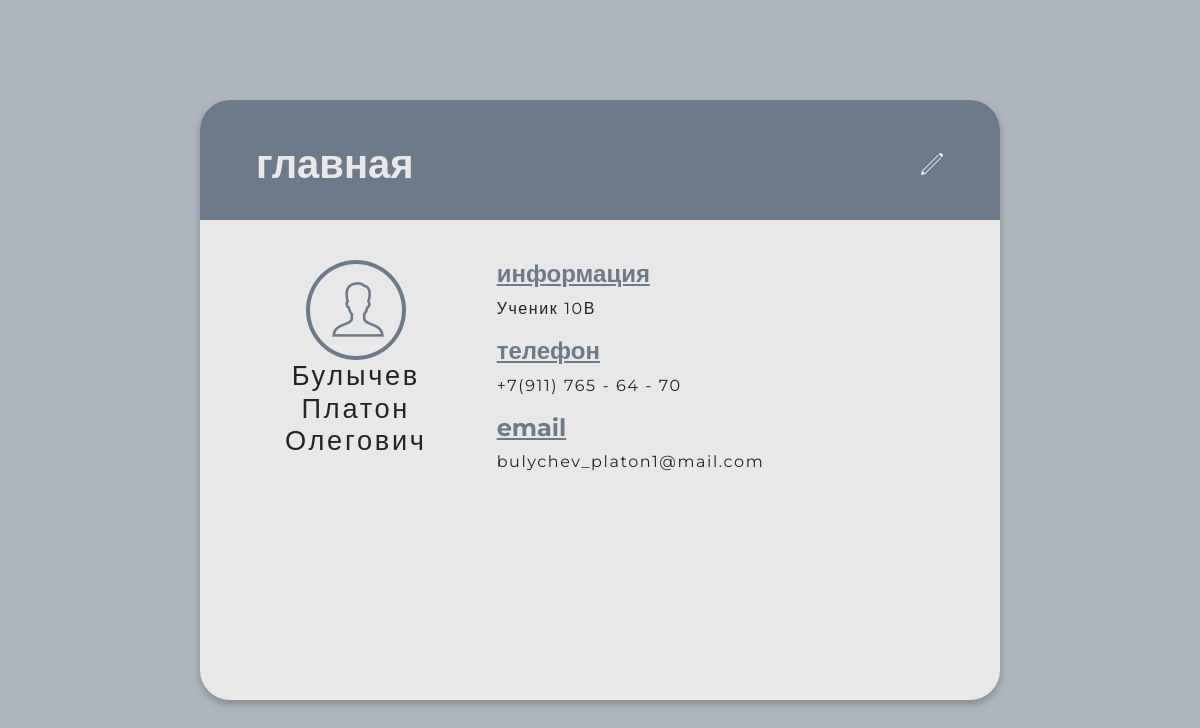
The page /card/1/redirected_view (signed in) on the database its author committed.
### data/cards.py (models this page shows)
class Card(SqlAlchemyBase):
    __tablename__ = "cards"
    id = sa.Column(sa.Integer, primary_key=True, autoincrement=True)
    owner_id = sa.Column(sa.Integer, sa.ForeignKey("users.id"))
    name = sa.Column(sa.String, nullable=True)
    title = sa.Column(sa.String, nullable=True)
    link = sa.Column(sa.String, nullable=True)
    main = sa.Column(sa.String, nullable=True)
    description = sa.Column(sa.String, nullable=True)
    phone = sa.Column(sa.String, nullable=True)
    mail = sa.Column(sa.String, nullable=True)
    site_vk = sa.Column(sa.String, nullable=True)
    site_instagram = sa.Column(sa.String, nullable=True)
    site_telegram = sa.Column(sa.String, nullable=True)
    site_discord = sa.Column(sa.String, nullable=True)
    created_data = sa.Column(sa.DateTime, default=dt.datetime.now)
    user = orm.relation("User")

### main.py (the view)
@app.route("/card/<int:card_id>/redirected_view")
def show_redirected_card(card_id):
    db_sess = db_session.create_session()
    card = db_sess.query(Card).get(card_id)
    return render_template("blocks/card_view_redirected.html", title=card.title, card=card)

### data/db_session.py (called while the page is built)
def create_session() -> Session:
    global __factory
    return __factory()

### main.py (called while the page is built)
@login_manager.user_loader
def load_user(user_id):
    db_sess = db_session.create_session()
    return db_sess.query(User).get(user_id)

### templates/blocks/card_view_redirected.html (shortened to what this page needs)
<!doctype html>
<html lang="en">
<head>
    <link rel="stylesheet"
          href="https://stackpath.bootstrapcdn.com/bootstrap/4.4.1/css/bootstrap.min.css"
>
    <link rel="stylesheet" href="{{ url_for('static', filename='css/style.css') }}">
</head>
<body>
    {% include "blocks/card_view.html" %}
</body>
</html>

### templates/blocks/card_view.html
<div id="card-popup" class="hidden card-popup">
    <div id="card-header" class="row">
        <ul class="card-wrapper">
            <li><h1>{{ card.name }}</li>
        {% if current_user.is_authenticated and card.owner_id == current_user.id %}
            <li>
                <img class="edit-card" src="{{ url_for('static', filename='img/edit-btn.png') }}">
            </li>
        {% endif %}
    </div>
    <div id="card-content" class="row">
        <div id="card-content-left" class="col">
            <img id="cardholder-img" src="{{ url_for('static', filename='img/default.png') }}" alt="">
            <br>
            <span>
                <h3 id="cardholder-name">{{ card.main }}</h3>
            </span>
        </div>
        <div id="card-content-right" class="col">
            <span>
                <h4>информация</h4>
                <p>{{ card.description }}</p>
            </span>
            <span>
                <h4>телефон</h4>
                <p>{{ card.phone }}</p>
            </span>
            <span>
                <h4>email</h4>
                <p>{{ card.mail }}</p>
            </span>
        </div>
    </div>
</div>

### static/css/style.css (style rules this page uses)
:root { --light-clr: #E8E8E8; --contrast-dark-clr: #6C7A89; --item-lighter-fill: #C4C4C4; --item-darker-fill: #95A5A6; }
* { font-family: 'Montserrat', sans-serif; box-sizing: border-box; }
body { background-color: var(--light-clr); padding: 0 20%; }
h1 { font-weight: 700; font-size: 2.5em; margin: 0; }
.card-wrapper h1 { color: var(--light-clr); text-transform: lowercase; }
.card-wrapper { display: flex; justify-content: space-between; align-items: center; width: 100%; margin: 0; padding: 5% 7%; list-style: none; }
.card-wrapper li { display: inline-flex; height: auto; }
.edit-card { fill: var(--light-clr); max-height: 3vh; cursor: pointer; }
.card-popup { width: 800px; height: 600px; position: fixed; left: 50%; top: 50%; transform: translate(-50%, -50%); background-color: var(--light-clr); border-radius: 30px; z-index: 4; display: flex; flex-direction: column; filter: drop-shadow(0px 4px 4px rgba(0, 0, 0, 0.25)); }
#card-header { width: 100%; height: 20%; border-radius: 30px 30px 0 0; margin: 0; background-color: var(--contrast-dark-clr); }
#card-content { padding: 5%; height: 80%; }
.hidden { display: none; }
#cardholder-name { font-size: 1.7em; letter-spacing: 0.1em; font-weight: 400; }
#card-content-left { height: 100%; flex-grow: 1; text-align: center; }
#card-content-left span { margin: 2% 0; }
#card-content-right { height: max-content; flex-grow: 2; margin-left: 25px; }
#card-content-right p { font-size: 1em; letter-spacing: 0.1em; }
#card-header .card-wrapper { padding: auto 7%; }
.col { margin: 0; padding: 0; }
.row { margin: 0; padding: 0; }
h4 { color: var(--contrast-dark-clr); font-weight: 700; text-decoration: underline; }
#cardholder-img { max-width: 200px; height: auto; }

### rows shown on the page
Card: name "главная", main "Булычев Платон Олегович", description "Ученик 10В", phone "+7(911) 765 - 64 - 70", mail "bulychev_platon1@mail.com"
